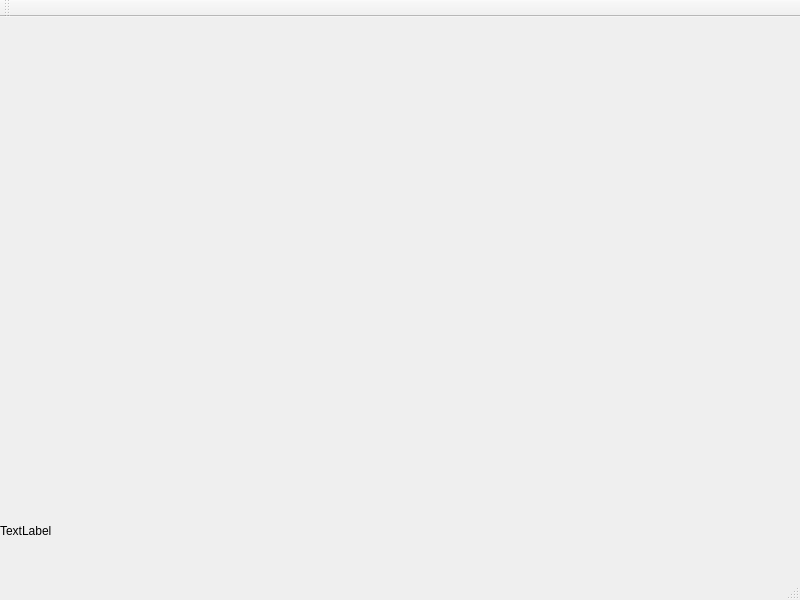
<?xml version="1.0" encoding="UTF-8"?>
<ui version="4.0">
 <class>MainWindow</class>
 <widget class="QMainWindow" name="MainWindow">
  <property name="geometry">
   <rect>
    <x>0</x>
    <y>0</y>
    <width>800</width>
    <height>600</height>
   </rect>
  </property>
  <property name="windowTitle">
   <string>MainWindow</string>
  </property>
  <widget class="QWidget" name="centralwidget">
   <widget class="QWidget" name="verticalLayoutWidget">
    <property name="geometry">
     <rect>
      <x>-1</x>
      <y>-1</y>
      <width>801</width>
      <height>491</height>
     </rect>
    </property>
    <layout class="QVBoxLayout" name="verticalLayout"/>
   </widget>
   <widget class="QWidget" name="verticalLayoutWidget_2">
    <property name="geometry">
     <rect>
      <x>0</x>
      <y>490</y>
      <width>801</width>
      <height>31</height>
     </rect>
    </property>
    <layout class="QVBoxLayout" name="verticalLayout_5">
     <item alignment="Qt::AlignBottom">
      <widget class="QLabel" name="label">
       <property name="text">
        <string>TextLabel</string>
       </property>
      </widget>
     </item>
    </layout>
   </widget>
  </widget>
  <widget class="QStatusBar" name="statusbar"/>
  <widget class="QToolBar" name="toolBar">
   <property name="windowTitle">
    <string>toolBar</string>
   </property>
   <attribute name="toolBarArea">
    <enum>TopToolBarArea</enum>
   </attribute>
   <attribute name="toolBarBreak">
    <bool>false</bool>
   </attribute>
  </widget>
  <action name="actionreadVectorLayer">
   <property name="text">
    <string>readVectorLayer</string>
   </property>
   <property name="toolTip">
    <string>open</string>
   </property>
  </action>
  <action name="actionFeatureCheck">
   <property name="text">
    <string>FeatureCheck</string>
   </property>
  </action>
  <action name="actionPan">
   <property name="text">
    <string>Pan</string>
   </property>
  </action>
 </widget>
 <resources/>
 <connections/>
</ui>
